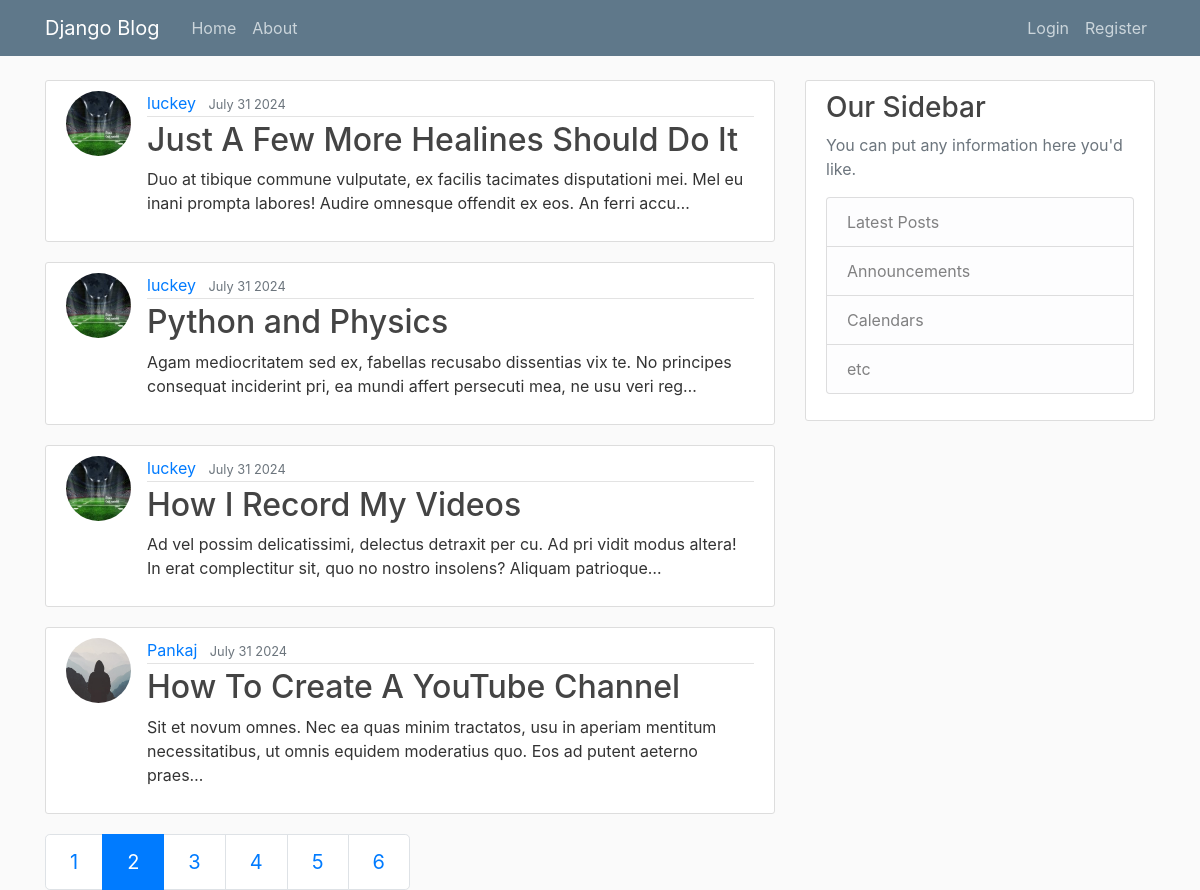
Screenshot of /?page=2 with the database file from the repository.
### blog/models.py (models this page shows, shortened)
class Post(models.Model):
    title = models.CharField(max_length=100)
    content = models.TextField()
    date_posted = models.DateTimeField(default=timezone.now)
    author = models.ForeignKey(User,on_delete=models.CASCADE)

### users/models.py (models this page shows, shortened)
class Profile(models.Model):
    user = models.OneToOneField(User, on_delete=models.CASCADE)
    image = models.ImageField(default='default.jpg', upload_to='profile_pics')

### blog/views.py (the view)
# urls.py: path('', views.home_page, name="blog-home"),
def home_page(request):
    posts_objs = Post.objects.all().order_by('-date_posted')
    page = request.GET.get('page', 1)
    paginator = Paginator(posts_objs, 4)
    try:
        posts_objs = paginator.page(page)
    except PageNotAnInteger:
        posts_objs = paginator.page(1)
    except EmptyPage:
        posts_objs = paginator.page(paginator.num_pages)
    context = {
        'posts': posts_objs
    }
    return render(request, 'blog/home.html', context)

### blog/templates/blog/home.html
{% extends "blog/base.html" %}
{% block content %}
{% for post in posts %}
    <article class="media content-section">
        <img class="rounded-circle article-img" src="{{ post.author.profile.image.url }}">
        <div class="media-body">
        <div class="article-metadata">
            <a class="mr-2" href="#">{{ post.author }}</a>
            <small class="text-muted">{{ post.date_posted|date:"F d Y" }}</small>
        </div>
        <h2><a class="article-title" href="{% url "blog-detail" post.id %}">{{ post.title }}</a></h2>
        <p class="article-content">{{ post.content|truncatechars:150 }}</p>
        </div>
    </article>
{% endfor %}
{% if posts.has_other_pages %}
    <ul class="pagination pagination-lg">
        {% for i in posts.paginator.page_range %}
            {% if i == posts.number %}
                <li class="page-item active">
                    <a class="page-link" href="?page={{i}}">{{i}}</a>
                </li>
            {% else %}
                <li class="page-item">
                    <a class="page-link" href="?page={{i}}">{{i}}</a>
                </li>
            {% endif %}
        {% endfor %}
    </ul>
{% endif %}
{% endblock content %}

### blog/static/blog/main.css (style rules this page uses)
body { background: #fafafa; color: #333333; margin-top: 5rem; }
h1, h2, h3, h4, h5, h6 { color: #444444; }
ul { margin: 0; }
.content-section { background: #ffffff; padding: 10px 20px; border: 1px solid #dddddd; border-radius: 3px; margin-bottom: 20px; }
.article-title { color: #444444; }
.article-content { white-space: pre-line; }
.article-img { height: 65px; width: 65px; margin-right: 16px; }
.article-metadata { padding-bottom: 1px; margin-bottom: 4px; border-bottom: 1px solid #e3e3e3 }

### rows the page displays
Post: author.profile.image (picture), author "luckey", date_posted "July 31 2024", title "Just A Few More Healines Should Do It", content "Duo at tibique commune vulputate, ex facilis tacimates disputationi mei. Mel eu inani prompta labores! Audire omnesque offendit ex eos. An ferri accu…"
Post: author.profile.image (picture), author "luckey", date_posted "July 31 2024", title "Python and Physics", content "Agam mediocritatem sed ex, fabellas recusabo dissentias vix te. No principes consequat inciderint pri, ea mundi affert persecuti mea, ne usu veri reg…"
Post: author.profile.image (picture), author "luckey", date_posted "July 31 2024", title "How I Record My Videos", content "Ad vel possim delicatissimi, delectus detraxit per cu. Ad pri vidit modus altera! In erat complectitur sit, quo no nostro insolens? Aliquam patrioque…"
Post: author.profile.image (placeholder picture), author "Pankaj", date_posted "July 31 2024", title "How To Create A YouTube Channel", content "Sit et novum omnes. Nec ea quas minim tractatos, usu in aperiam mentitum necessitatibus, ut omnis equidem moderatius quo. Eos ad putent aeterno praes…"

### other values shown
{{ i }} "1" "3" "4" "5" "6"
{{ i }} "2"
